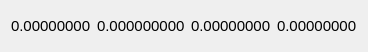
    <widget class="QFrame" name="tradingHeaderContainer">
     <property name="sizePolicy">
      <sizepolicy hsizetype="Preferred" vsizetype="Fixed">
       <horstretch>0</horstretch>
       <verstretch>0</verstretch>
      </sizepolicy>
     </property>
     <property name="minimumSize">
      <size>
       <width>0</width>
       <height>0</height>
      </size>
     </property>
     <property name="maximumSize">
      <size>
       <width>999999</width>
       <height>52</height>
      </size>
     </property>
     <property name="frameShape">
      <enum>QFrame::NoFrame</enum>
     </property>
     <property name="frameShadow">
      <enum>QFrame::Raised</enum>
     </property>
     <property name="lineWidth">
      <number>0</number>
     </property>
     <layout class="QVBoxLayout" name="verticalLayout_trade">
      <item>
       <layout class="QHBoxLayout" name="wallettradeHeader">
        <item>
         <widget class="QLabel" name="Bid">
          <property name="minimumSize">
           <size>
            <width>0</width>
            <height>0</height>
           </size>
          </property>
          <property name="font">
           <font>
            <pointsize>11</pointsize>
            <weight>50</weight>
            <bold>false</bold>
           </font>
          </property>
          <property name="text">
           <string>0.00000000</string>
          </property>
          <property name="textInteractionFlags">
           <set>Qt::LinksAccessibleByMouse|Qt::TextSelectableByMouse</set>
          </property>
         </widget>
        </item>
        <item>
         <widget class="QLabel" name="volumet">
          <property name="minimumSize">
           <size>
            <width>0</width>
            <height>0</height>
           </size>
          </property>
          <property name="font">
           <font>
            <pointsize>11</pointsize>
            <weight>50</weight>
            <bold>false</bold>
           </font>
          </property>
          <property name="text">
           <string>0.000000000</string>
          </property>
          <property name="textInteractionFlags">
           <set>Qt::LinksAccessibleByMouse|Qt::TextSelectableByMouse</set>
          </property>
         </widget>
        </item>
        <item>
         <widget class="QLabel" name="Ask">
          <property name="minimumSize">
           <size>
            <width>0</width>
            <height>0</height>
           </size>
          </property>
          <property name="font">
           <font>
            <pointsize>11</pointsize>
            <weight>50</weight>
            <bold>false</bold>
           </font>
          </property>
          <property name="text">
           <string>0.00000000</string>
          </property>
          <property name="textInteractionFlags">
           <set>Qt::LinksAccessibleByMouse|Qt::TextSelectableByMouse</set>
          </property>
         </widget>
        </item>
        <item>
         <widget class="QLabel" name="volumebtc">
          <property name="minimumSize">
           <size>
            <width>0</width>
            <height>0</height>
           </size>
          </property>
          <property name="font">
           <font>
            <pointsize>11</pointsize>
            <weight>50</weight>
            <bold>false</bold>
           </font>
          </property>
          <property name="text">
           <string>0.00000000</string>
          </property>
          <property name="textInteractionFlags">
           <set>Qt::LinksAccessibleByMouse|Qt::TextSelectableByMouse</set>
          </property>
         </widget>
        </item>
       </layout>
      </item>
     </layout>
    </widget>
